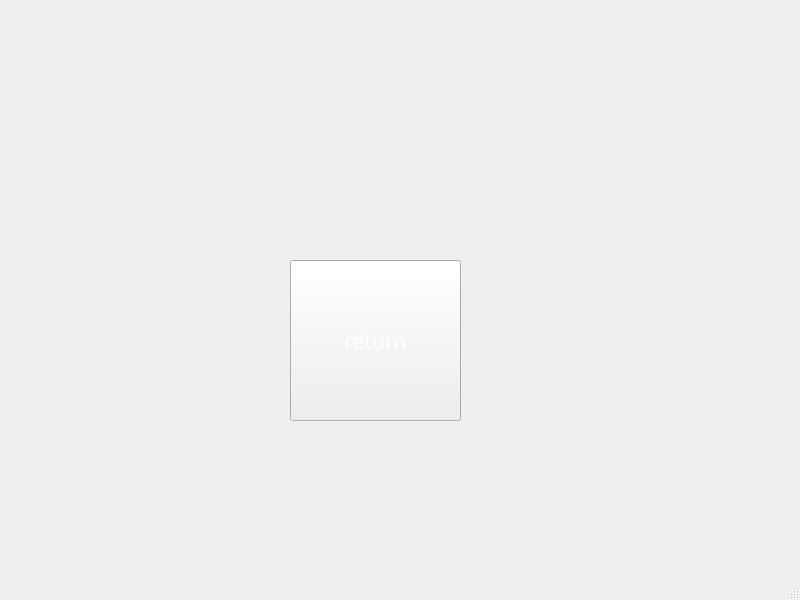
<?xml version="1.0" encoding="UTF-8"?>
<ui version="4.0">
 <class>MW2</class>
 <widget class="QMainWindow" name="MW2">
  <property name="geometry">
   <rect>
    <x>0</x>
    <y>0</y>
    <width>800</width>
    <height>600</height>
   </rect>
  </property>
  <property name="windowTitle">
   <string>MainWindow</string>
  </property>
  <widget class="QWidget" name="centralwidget">
   <widget class="QPushButton" name="pushButton">
    <property name="geometry">
     <rect>
      <x>290</x>
      <y>260</y>
      <width>171</width>
      <height>161</height>
     </rect>
    </property>
    <property name="font">
     <font>
      <family>Impact</family>
      <pointsize>16</pointsize>
     </font>
    </property>
    <property name="styleSheet">
     <string notr="true">border-image: url(:/pictures/file3.png);
color: rgb(255, 255, 255);</string>
    </property>
    <property name="text">
     <string>return</string>
    </property>
   </widget>
  </widget>
  <widget class="QMenuBar" name="menubar">
   <property name="geometry">
    <rect>
     <x>0</x>
     <y>0</y>
     <width>800</width>
     <height>29</height>
    </rect>
   </property>
  </widget>
  <widget class="QStatusBar" name="statusbar"/>
 </widget>
 <resources/>
 <connections/>
</ui>
